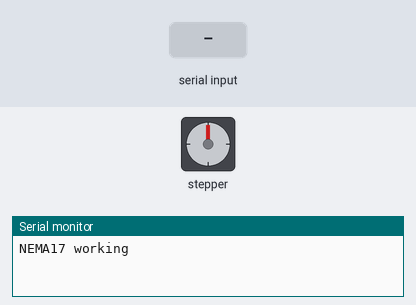
A sketch run on a simulated Arduino Uno, built with avr-gcc and run on an emulated ATmega328P. Shown: stepper motor, the last lines printed to the serial monitor. Wiring (inferred from the names in the program): stepper motor (200 steps per turn assumed): coils pin 8, pin 9, pin 10, pin 11. Inputs (shaded band) come from the test bench.

Above: at 1.2 s.
1.3 s: "first\n" received over Serial
At 1.77 s:
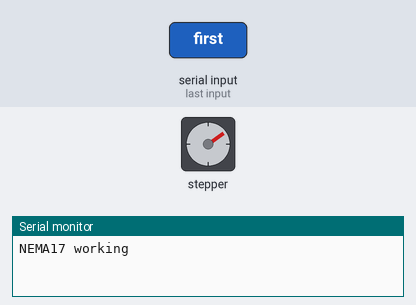
At 4.7 s:
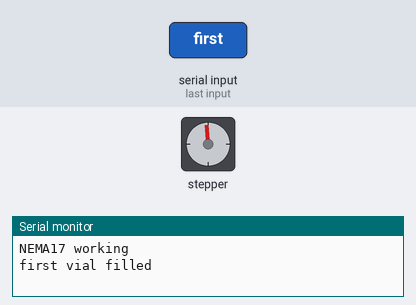
7.3 s: "second\n" received over Serial
At 9.07 s:
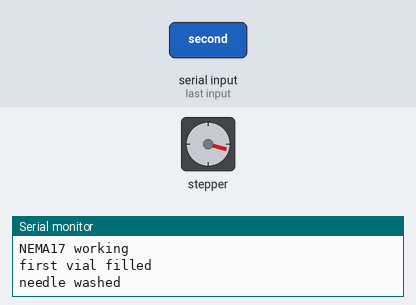
Timing chart, 0 to 19.3 s (numbered marks = the images above; inputs shaded):
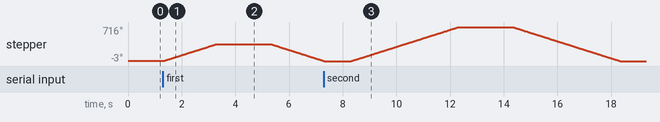

The sketch:

nema17_final_1.ino
```cpp
// Define the pins connected to L298N
#define IN1 8
#define IN2 9
#define IN3 10
#define IN4 11

// Step sequence for 4-phase stepper motor
int stepSequence[8][4] = {
  {1, 0, 1, 0},  // Step 1
  {0, 1, 1, 0},  // Step 2
  {0, 1, 0, 1},  // Step 3
  {1, 0, 0, 1},  // Step 4
  {1, 0, 1, 0},  // Step 5
  {0, 1, 1, 0},  // Step 6
  {0, 1, 0, 1},  // Step 7
  {1, 0, 0, 1}   // Step 8
};

void setup() {
  // Set motor control pins as output
  pinMode(IN1, OUTPUT);
  pinMode(IN2, OUTPUT);
  pinMode(IN3, OUTPUT);
  pinMode(IN4, OUTPUT);

  // Start serial communication at 9600 baud rate
  Serial.begin(9600);
  Serial.println("NEMA17 working");
}

void loop() {
  if (Serial.available() > 0) {
    String command = Serial.readStringUntil('\n');

    // input command for vial 1
    if (command == "first") {
      // Rotate the stepper motor clockwise
      for (int i = 0; i < 200; i++) {
        stepMotor(1);
        delay(10); // Adjust delay to control speed
        }

      Serial.println("first vial filled");
      delay(2000); // Wait for 1 second

      // Rotate the stepper motor counterclockwise
      for (int i = 0; i < 200; i++) {
        stepMotor(-1);
        delay(10); // Adjust delay to control speed
        }
      delay(1000); // Wait for 1 second

      Serial.println("needle washed");
    }

    // input command for vial 2
    else if (command == "second") {
      // Rotate the stepper motor clockwise
      for (int i = 0; i < 400; i++) {
        stepMotor(1);
        delay(10); // Adjust delay to control speed
        }

      Serial.println("second vial filled");
      delay(2000); // Wait for 1 second

      // Rotate the stepper motor counterclockwise
      for (int i = 0; i < 400; i++) {
        stepMotor(-1);
        delay(10); // Adjust delay to control speed
        }
      delay(1000); // Wait for 1 second

      Serial.println("needle washed");
    }

    // input command for vial 3
    else if (command == "third") {
      // Rotate the stepper motor clockwise
      for (int i = 0; i < 600; i++) {
        stepMotor(1);
        delay(10); // Adjust delay to control speed
        }

      Serial.println("third vial filled");
      delay(2000); // Wait for 1 second

      // Rotate the stepper motor counterclockwise
      for (int i = 0; i < 600; i++) {
        stepMotor(-1);
        delay(10); // Adjust delay to control speed
        }
      delay(1000); // Wait for 1 second

      Serial.println("needle washed");
    }

    // input command for vial 4
    else if (command == "fourth") {
      // Rotate the stepper motor clockwise
      for (int i = 0; i < 800; i++) {
        stepMotor(1);
        delay(10); // Adjust delay to control speed
        }

      Serial.println("fourth vial filled");
      delay(2000); // Wait for 1 second

      // Rotate the stepper motor counterclockwise
      for (int i = 0; i < 800; i++) {
        stepMotor(-1);
        delay(10); // Adjust delay to control speed
        }
      delay(1000); // Wait for 1 second

      Serial.println("needle washed");
    }

    // input command for vial 5
    else if (command == "fifth") {
      // Rotate the stepper motor clockwise
      for (int i = 0; i < 1000; i++) {
        stepMotor(1);
        delay(10); // Adjust delay to control speed
        }

      Serial.println("fifth vial filled");
      delay(2000); // Wait for 1 second

      // Rotate the stepper motor counterclockwise
      for (int i = 0; i < 1000; i++) {
        stepMotor(-1);
        delay(10); // Adjust delay to control speed
        }
      delay(1000); // Wait for 1 second

      Serial.println("needle washed");
    }

    else {
      Serial.println("Invalid command. No more vials");
    }
  }
}

void stepMotor(int direction) {
  static int stepIndex = 0;

  // Update stepIndex based on direction
  if (direction > 0) {
    stepIndex++;
    if (stepIndex >= 8) stepIndex = 0;
  } else if (direction < 0) {
    stepIndex--;
    if (stepIndex < 0) stepIndex = 7;
  }

  // Set the motor pins according to the step sequence
  digitalWrite(IN1, stepSequence[stepIndex][0]);
  digitalWrite(IN2, stepSequence[stepIndex][1]);
  digitalWrite(IN3, stepSequence[stepIndex][2]);
  digitalWrite(IN4, stepSequence[stepIndex][3]);
}
```

Measured:
- after the input at 1.3 s, stepper: turns 356° clockwise in 2.0 s, then 357° counter-clockwise in 2.0 s
